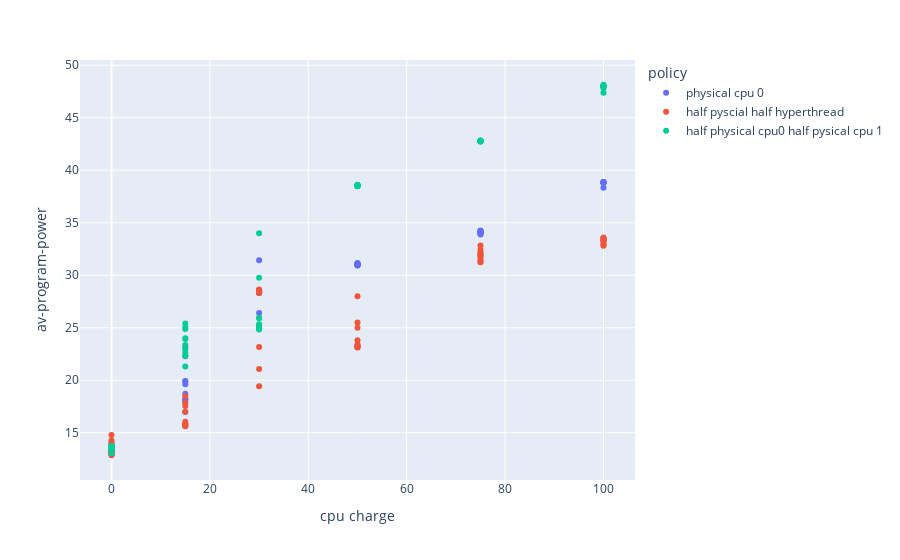

The cell this chart's notebook holds for it:
### Code cell
fig=px.scatter(df,color="policy",
           y="av-program-power",
           x="cpu charge", 
#            marginal_y="violin"
#            marginal_x="violin", 
           )
config={'toImageButtonOptions': {'filename':'parallel_strategies'}}
fig.show(config=config)

### Figure 1 — Plotly figure (JSON) as saved in the notebook; plotly's stock layout.template omitted (floating-point values rounded to 4 significant figures)
{"data": [{"hovertemplate": "policy=physical cpu 0<br>cpu charge=%{x}<br>av-program-power=%{y}<extra></extra>", "legendgroup": "physical cpu 0", "marker": {"color": "#636efa", "symbol": "circle"}, "mode": "markers", "name": "physical cpu 0", "orientation": "v", "showlegend": true, "type": "scatter", "x": [0, 15, 30, 50, 75, 100, 0, 15, 30, 50, 75, 100, 0, 15, 30, 50, 75, 100, 0, 15, 30, 50, 75, 100, 0, 15, 30, 50, 75, 100, 0, 15, 30, 50, 75, 100, 0, 15, 30, 50, 75, 100, 0, 15, 30, 50, 75, 100, 0, 15, 30, 50, 75, 100, 0, 15, 30, 50, 75, 100], "xaxis": "x", "y": [13.71, 19.9, 28.33, 31.13, 33.98, 38.85, 13.21, 19.62, 28.37, 31.17, 34.22, 38.33, 13.14, 18.72, 28.39, 30.94, 34.17, 38.79, 13.87, 23.15, 26.4, 31.04, 34.1, 38.83, 13.03, 16.99, 28.36, 30.96, 33.95, 38.81, 13.12, 19.92, 28.31, 30.96, 34.22, 38.87, 13.52, 17.93, 28.36, 31.07, 34.27, 38.84, 13.17, 18.2, 28.42, 31.04, 34.17, 38.89, 12.96, 22.29, 31.44, 31.06, 34.14, 38.82, 13.58, 18.19, 28.56, 30.99, 33.88, 38.85], "yaxis": "y"}, {"hovertemplate": "policy=half pyscial half hyperthread<br>cpu charge=%{x}<br>av-program-power=%{y}<extra></extra>", "legendgroup": "half pyscial half hyperthread", "marker": {"color": "#EF553B", "symbol": "circle"}, "mode": "markers", "name": "half pyscial half hyperthread", "orientation": "v", "showlegend": true, "type": "scatter", "x": [0, 15, 30, 50, 75, 100, 0, 15, 30, 50, 75, 100, 0, 15, 30, 50, 75, 100, 0, 15, 30, 50, 75, 100, 0, 15, 30, 50, 75, 100, 0, 15, 30, 50, 75, 100, 0, 15, 30, 50, 75, 100, 0, 15, 30, 50, 75, 100, 0, 15, 30, 50, 75, 100, 0, 15, 30, 50, 75, 100], "xaxis": "x", "y": [13.33, 15.65, 28.39, 28.01, 31.24, 33.32, 14.27, 17.83, 28.51, 23.16, 31.86, 33.56, 13, 15.63, 28.64, 23.12, 32.4, 33.03, 14.8, 18.48, 23.17, 23.42, 32.84, 33.57, 14.02, 17.01, 28.58, 25.49, 31.29, 32.81, 13.37, 16.05, 28.51, 23.23, 32.01, 33.51, 13.26, 15.73, 21.08, 23.81, 31.71, 33.26, 14.01, 17.56, 28.57, 25, 32.01, 33.28, 13.24, 15.86, 19.44, 23.29, 32.18, 32.88, 12.86, 15.84, 28.32, 23.19, 31.48, 33.36], "yaxis": "y"}, {"hovertemplate": "policy=half physical cpu0 half pysical cpu 1<br>cpu charge=%{x}<br>av-program-power=%{y}<extra></extra>", "legendgroup": "half physical cpu0 half pysical cpu 1", "marker": {"color": "#00cc96", "symbol": "circle"}, "mode": "markers", "name": "half physical cpu0 half pysical cpu 1", "orientation": "v", "showlegend": true, "type": "scatter", "x": [0, 15, 30, 50, 75, 100, 0, 15, 30, 50, 75, 100, 0, 15, 30, 50, 75, 100, 0, 15, 30, 50, 75, 100, 0, 15, 30, 50, 75, 100, 0, 15, 30, 50, 75, 100, 0, 15, 30, 50, 75, 100, 0, 15, 30, 50, 75, 100, 0, 15, 30, 50, 75, 100, 0, 15, 30, 50, 75, 100], "xaxis": "x", "y": [13.44, 25.03, 29.76, 38.51, 42.74, 48.02, 13.38, 22.33, 25.33, 38.57, 42.79, 47.84, 13.74, 22.97, 34, 38.62, 42.75, 47.97, 13.67, 21.3, 24.91, 38.49, 42.81, 48.14, 13.33, 23.99, 25.15, 38.54, 42.83, 47.37, 13.64, 23.35, 25.95, 38.55, 42.84, 48, 13.52, 23.92, 25.17, 38.48, 42.79, 48.03, 13.48, 22.63, 24.84, 38.59, 42.73, 47.91, 13.74, 25.4, 25.9, 38.55, 42.78, 48.01, 13.04, 24.88, 24.9, 38.5, 42.77, 48.05], "yaxis": "y"}], "layout": {"legend": {"title": {"text": "policy"}, "tracegroupgap": 0}, "margin": {"t": 60}, "xaxis": {"anchor": "y", "domain": [0, 1], "title": {"text": "cpu charge"}}, "yaxis": {"anchor": "x", "domain": [0, 1], "title": {"text": "av-program-power"}}}}
